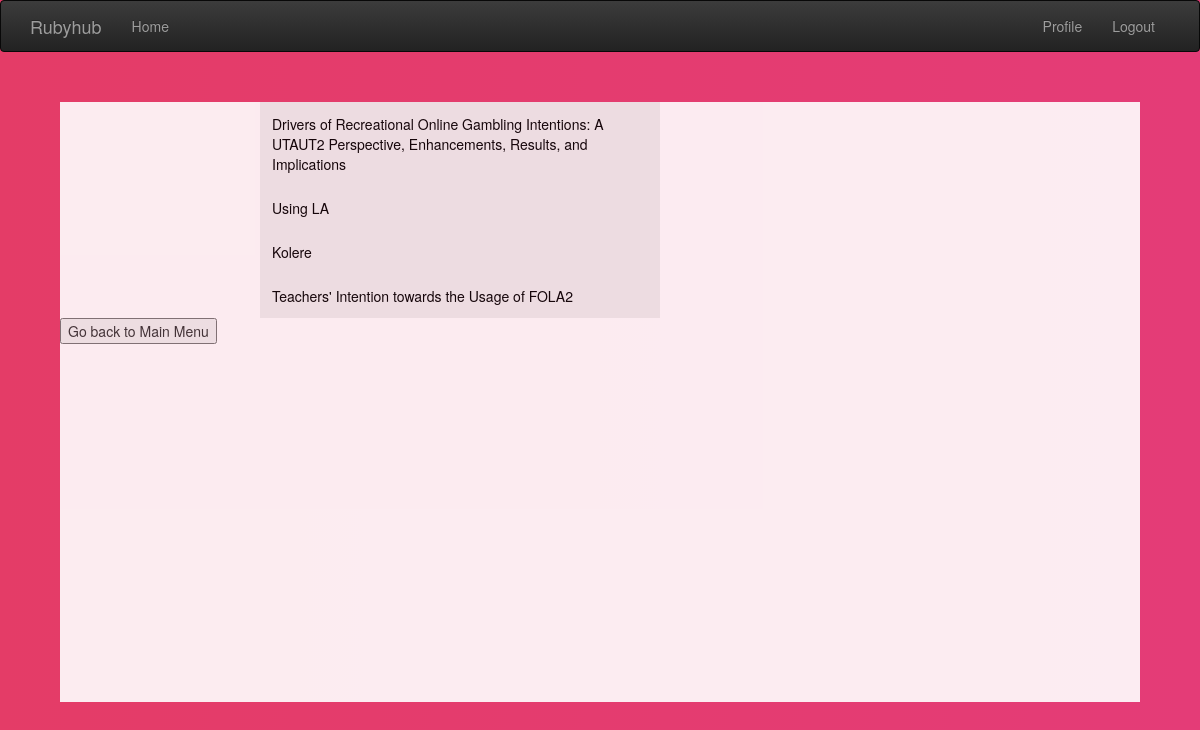
/current_studies (signed in), run on the app's committed database.
### app/models.py (models this page shows, shortened)
class Study(db.Model):
    id = db.Column(db.Integer, primary_key=True)
    name = db.Column(db.String(200), index=True, unique=True)
    description = db.Column(db.String(3000))
    technology = db.Column(db.String(75))
    code = db.Column(db.String(60), unique=True)
    stage_1 = db.Column(db.Boolean, default=True)
    stage_2 = db.Column(db.Boolean, default=False)
    stage_3 = db.Column(db.Boolean, default=False)
    linked_users = db.relationship('User', secondary=study_user, backref=db.backref('researchers'), lazy='dynamic')
    model_id = db.Column(db.Integer, db.ForeignKey('utau_tmodel.id'))

### app/main/routes.py (the view)
@bp.route('/current_studies', methods=['GET', 'POST'])
@login_required
def current_studies():
    studies = [study for study in Study.query.all() if current_user in study.linked_users]
    return render_template("current_studies.html", title='Current studies', studies=studies)

### app/main/routes.py (called while the page is built)
@bp.before_app_request
def before_request():
    if current_user.is_authenticated:
        current_user.last_seen = datetime.utcnow()
        db.session.commit()

### app/models.py (called while the page is built)
@login.user_loader
def load_user(id):
    return User.query.get(int(id))

### app/templates/current_studies.html
{% extends "base.html" %}
{% from 'bootstrap/form.html' import render_form, render_field %}
{% block content %}
    <link rel="stylesheet" href="{{ url_for('static', filename='style_index.css') }}">
    <div class="content-container">
        <div class="vertical-menu">
            {% for study in studies %}
                <a href="{{ url_for('new_study.utaut', study_code=study.code) }}"> {{ study.name }}</a>
            {% endfor %}
        </div>
        <button type="button" onclick="window.location.href='{{ url_for('main.index') }}';">
            Go back to Main Menu
        </button>
    </div>
{% endblock %}

### app/static/style_index.css (style rules this page uses)
.content-container { background-color: white; opacity: 0.9; width: 90%; min-height: 600px; height: auto; margin: auto; margin-top: 30px; }
.vertical-menu { margin-left: 200px; margin-top: 50px; width: 400px; }
.vertical-menu a { background-color: #eee; color: black; display: block; padding: 12px; text-decoration: none; }

### data on the page
Study: name "Drivers of Recreational Online Gambling Intentions: A UTAUT2 Perspective, Enhancements, Results, and Implications"
Study: name "Using LA"
Study: name "Kolere"
Study: name "Teachers' Intention towards the Usage of FOLA2"
